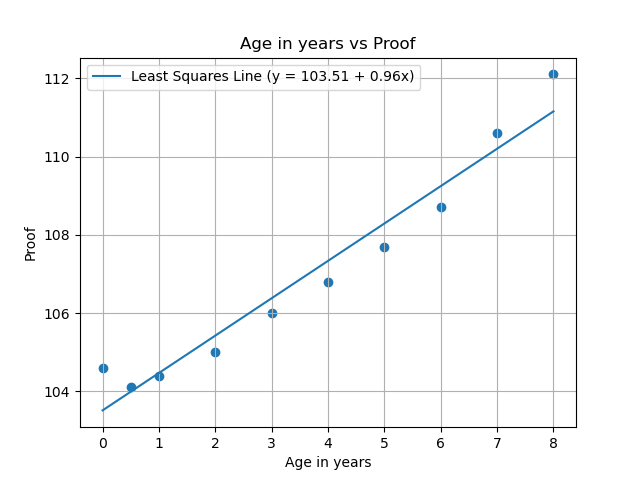

Recreate this plot in Python.
import matplotlib.pyplot as plt
import numpy as np

ages = np.array([0, 0.5, 1, 2, 3, 4, 5, 6, 7, 8])
proofs = np.array([104.6, 104.1, 104.4, 105.0, 106.0, 106.8, 107.7, 108.7, 110.6, 112.1])

n = len(ages)
xy_sum = sum([age * proofs[idx] for idx, age in enumerate(ages)])
x_sum = ages.sum()
y_sum = proofs.sum()
x_squared_sum = sum([age * age for age in ages])

print(f"{n=}")
print(f"{xy_sum=}")
print(f"{x_sum=}")
print(f"{y_sum=}")
print(f"{x_squared_sum=}")

b, a = np.polyfit(ages, proofs, deg=1)

y = a + b * ages 

plt.scatter(ages, proofs)
plt.plot(ages, y, label=f"Least Squares Line (y = {a:.2f} + {b:.2f}x)")

plt.xlabel("Age in years")
plt.ylabel("Proof")
plt.title("Age in years vs Proof")
plt.legend()
plt.grid(True)
plt.show()
